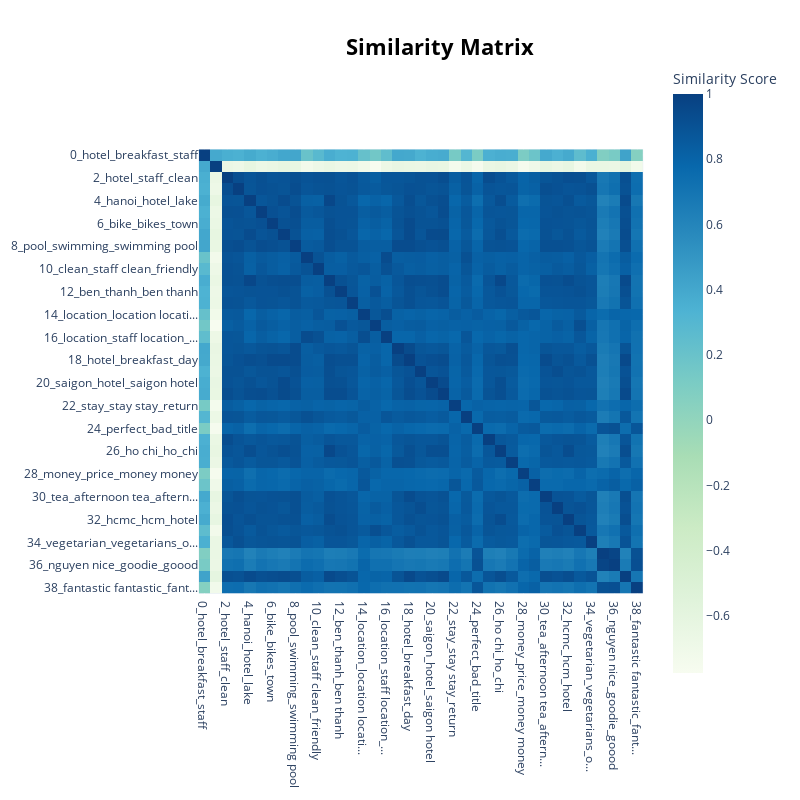

The code cell stored with this chart in its notebook:
### Code cell
topic_model.visualize_heatmap()

### Figure 1 — Plotly figure (JSON) as saved in the notebook; plotly's stock layout.template omitted (floating-point values rounded to 4 significant figures; data arrays with more than 128 entries replaced by an {"elided": "..."} marker saying what was removed)
{"data": [{"coloraxis": "coloraxis", "hovertemplate": "x: %{x}<br>y: %{y}<br>Similarity Score: %{z}<extra></extra>", "name": "0", "type": "heatmap", "x": ["0_hotel_breakfast_staff", "1_hotel_dirty_bad", "2_hotel_staff_clean", "3_breakfast_staff_location", "4_hanoi_hotel_lake", "5_beach_view_close beach", "6_bike_bikes_town", "7_vietnam_vietnamese_hotel", "8_pool_swimming_swimming pool", "9_helpful_staff_friendly", "10_clean_staff clean_friendly", "11_hoi_town_hue", "12_ben_thanh_ben thanh", "13_airport_close airport_fl...", "14_location_location locati...", "15_market_night market_night", "16_location_staff location_...", "17_shower_water_bathroom", "18_hotel_breakfast_day", "19_river_view_river view", "20_saigon_hotel_saigon hotel", "21_trang_nha trang_nha", "22_stay_stay stay_return", "23_english_speak_speak engl...", "24_perfect_bad_title", "25_star_stars_star hotel", "26_ho chi_ho_chi", "27_noisy_noise_hear", "28_money_price_money money", "29_stay stay_stay_stay plea...", "30_tea_afternoon tea_aftern...", "31_lake_quarter_view lake", "32_hcmc_hcm_hotel", "33_town_distance_walking", "34_vegetarian_vegetarians_o...", "35_thomas_fine_nice fine", "36_nguyen nice_goodie_goood", "37_bay_halong_halong bay", "38_fantastic fantastic_fant..."], "xaxis": "x", "y": ["0_hotel_breakfast_staff", "1_hotel_dirty_bad", "2_hotel_staff_clean", "3_breakfast_staff_location", "4_hanoi_hotel_lake", "5_beach_view_close beach", "6_bike_bikes_town", "7_vietnam_vietnamese_hotel", "8_pool_swimming_swimming pool", "9_helpful_staff_friendly", "10_clean_staff clean_friendly", "11_hoi_town_hue", "12_ben_thanh_ben thanh", "13_airport_close airport_fl...", "14_location_location locati...", "15_market_night market_night", "16_location_staff location_...", "17_shower_water_bathroom", "18_hotel_breakfast_day", "19_river_view_river view", "20_saigon_hotel_saigon hotel", "21_trang_nha trang_nha", "22_stay_stay stay_return", "23_english_speak_speak engl...", "24_perfect_bad_title", "25_star_stars_star hotel", "26_ho chi_ho_chi", "27_noisy_noise_hear", "28_money_price_money money", "29_stay stay_stay_stay plea...", "30_tea_afternoon tea_aftern...", "31_lake_quarter_view lake", "32_hcmc_hcm_hotel", "33_town_distance_walking", "34_vegetarian_vegetarians_o...", "35_thomas_fine_nice fine", "36_nguyen nice_goodie_goood", "37_bay_halong_halong bay", "38_fantastic fantastic_fant..."], "yaxis": "y", "z": {"elided": "39x39 float values"}}], "layout": {"coloraxis": {"colorbar": {"title": {"text": "Similarity Score"}}, "colorscale": [[0, "rgb(247,252,240)"], [0.125, "rgb(224,243,219)"], [0.25, "rgb(204,235,197)"], [0.375, "rgb(168,221,181)"], [0.5, "rgb(123,204,196)"], [0.625, "rgb(78,179,211)"], [0.75, "rgb(43,140,190)"], [0.875, "rgb(8,104,172)"], [1, "rgb(8,64,129)"]]}, "height": 800, "hoverlabel": {"bgcolor": "white", "font": {"family": "Rockwell", "size": 16}}, "legend": {"title": {"text": "Trend"}}, "margin": {"t": 60}, "showlegend": true, "title": {"font": {"color": "Black", "size": 22}, "text": "<b>Similarity Matrix</b>", "x": 0.55, "xanchor": "center", "y": 0.95, "yanchor": "top"}, "width": 800, "xaxis": {"anchor": "y", "autorange": true, "constrain": "domain", "domain": [0.003155, 0.9968], "range": [-0.5, 38.5], "scaleanchor": "y", "type": "category"}, "yaxis": {"anchor": "x", "autorange": true, "constrain": "domain", "domain": [0.1433, 0.8567], "range": [38.5, -0.5], "type": "category"}}}
